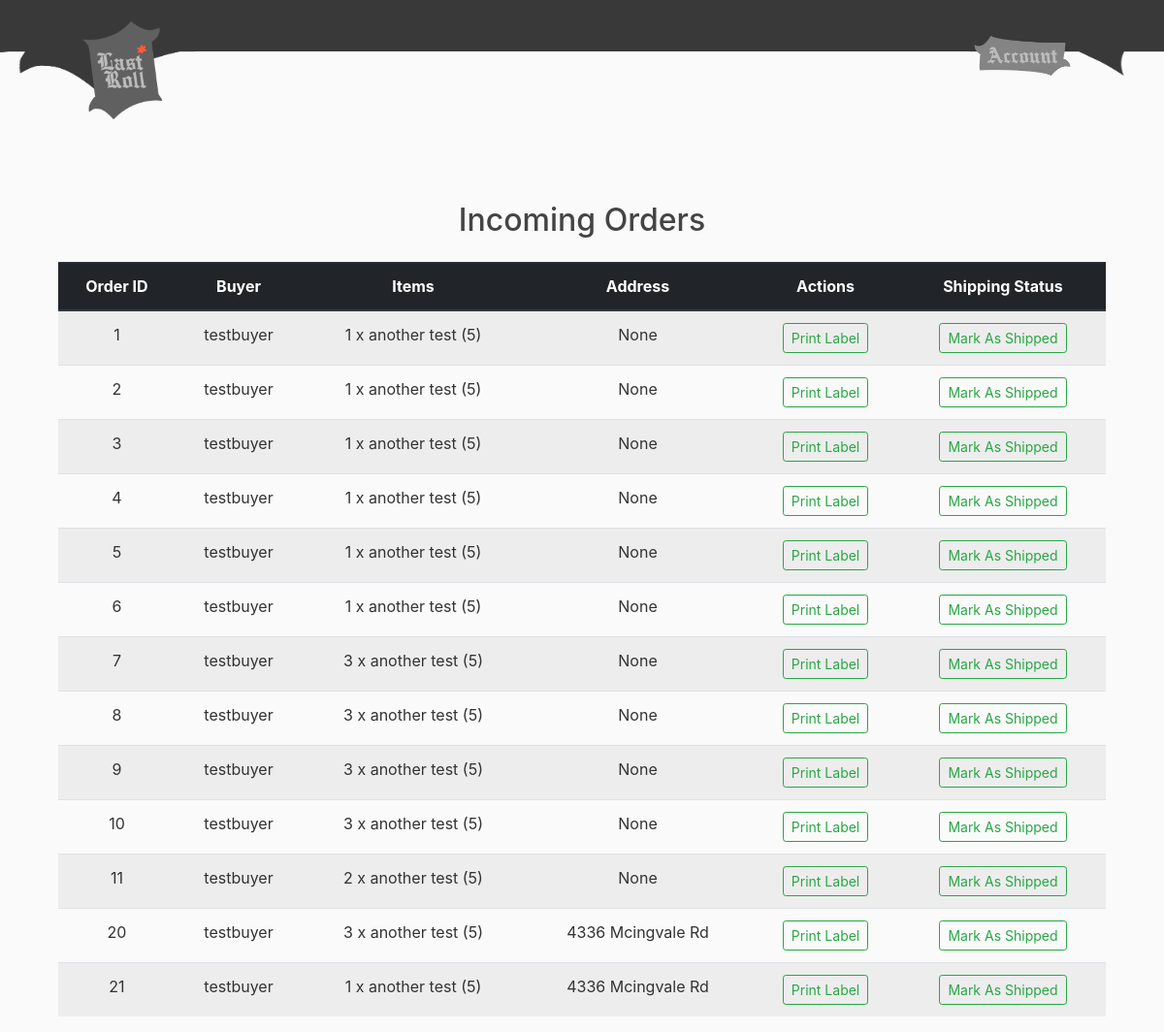
Page /sellermyorders/ (signed in) on the committed database.
### store/models.py (models this page shows, shortened)
class Product(models.Model):
    seller = models.ForeignKey(Seller, on_delete=models.CASCADE)
    name = models.CharField(max_length=100)
    description = models.TextField(blank=True)
    price = models.DecimalField(max_digits=8, decimal_places=2)
    stock = models.PositiveIntegerField(default=0)
    image = models.ImageField(upload_to='product_images/', blank=True)
    created_at = models.DateTimeField(default=timezone.now)
    status = models.IntegerField(default=0)
    is_reported = models.BooleanField(default=False)
    report_confirmed = models.BooleanField(default=False)

class Order(models.Model):
    buyer = models.ForeignKey(Buyer, on_delete=models.CASCADE)
    created_at = models.DateTimeField(default=timezone.now)
    address = models.CharField(max_length=100, blank=True, null=True)
    payment = models.CharField(max_length=50, blank=True, null=True)
    total = models.DecimalField(max_digits=10, decimal_places=2, default=0)

### shop/views.py (the view)
# urls.py: path('sellermyorders/', views.sellermyorders, name='shop-sellermyorders'),
@login_required
def sellermyorders(request):
    profile = request.user.profile
    if profile.role != profile.ROLE_SELLER:
        return HttpResponseForbidden("You do not have permission to view this page.")
    context = {
        'orders': [
            {'id': 1001, 'buyer': 'JohnDoe', 'items': [
                {'name': 'Item A', 'quantity': 2, 'id': 1},
                {'name': 'Item B', 'quantity': 1, 'id': 2},
            ], 'address': '123 Some Rd', 'is_shipped': False},
            {'id': 1002, 'buyer': 'JaneDoe', 'items': [
                {'name': 'Item A', 'quantity': 5, 'id': 1},
                {'name': 'Item B', 'quantity': 2, 'id': 2},
            ], 'address': '124 Some Rd', 'is_shipped': True}
        ]
    }
    seller_listings = Product.objects.filter(seller__user=profile.user)
    order_items = OrderItem.objects.filter(product__in=seller_listings).select_related('order', 'product')
    orders_dict = {}
    for item in order_items:
        order = item.order
        if order.id not in orders_dict:
            orders_dict[order.id] = {
                'id': order.id,
                'buyer': order.buyer.user.username,
                'address': order.address,
                'items': [],
                'is_shipped': False
            }
        if(item.is_shipped):
            orders_dict[order.id]['is_shipped'] = True
        orders_dict[order.id]['items'].append({
            'name': item.product.name,
            'quantity': item.quantity,
            'id': item.product.id
        })
    context = {
        'orders': list(orders_dict.values()),
        'seller_id': request.user.seller.pk
    }
    return render(request, 'shop/sellermyorders.html', context)

### shop/templates/shop/sellermyorders.html (shortened to what this page needs)
{% extends "shop/base.html" %}
{% block content %}
<div class="container mt-5">
  <h2 class="text-center mb-4">Incoming Orders</h2>
  <table class="table table-striped text-center shadow-sm">
    <thead class="thead-dark">
      <tr>
        <th>Order ID</th>
        <th>Buyer</th>
        <th>Items</th>
        <th>Address</th>
        <th>Actions</th>
        <th>Shipping Status</th>
      </tr>
    </thead>
    <tbody>
      {% for order in orders %}
      <tr>
        <td>{{ order.id }}</td>
        <td>{{ order.buyer }}</td>
        <td>
          {% for item in order.items %}
            {{ item.quantity }} x {{ item.name }} ({{ item.id }})
            <br>
          {% endfor %}
        </td>
        <td>{{ order.address }}</td>
        <td><a href="#" class="btn btn-sm btn-outline-success">Print Label</a></td>
        {% if order.is_shipped %}
          <td>Shipped</td>
        {% else %}
            <td>
              <form action="{% url 'mark_as_shipped' order.id seller_id %}" method="post" style="display:inline;">
              <button class="btn btn-sm btn-outline-success" type="submit">Mark As Shipped</button>
              </form>
            </td>
        {% endif %}
      </tr>
      {% endfor %}
    </tbody>
  </table>
</div>
{% endblock %}

### shop/static/shop/main.css (style rules this page uses)
body { background: #fafafa; color: #333333; margin-top: 5rem; }
h1, h2, h3, h4, h5, h6 { color: #444444; }

### rows in the picture
Product: name "another test" "another test" "another test" "another test" "another test" "another test" "another test" "another test" "another test" "another test" "another test" "another test" "another test"
Order: address "4336 Mcingvale Rd"
Order: address "4336 Mcingvale Rd"

### other values in the picture
{{ order.id }} "1" "2" "3" "4" "5" "6" "7" "8" "9" "10" "11" "20" "21"
{{ order.buyer }} "testbuyer" "testbuyer" "testbuyer" "testbuyer" "testbuyer" "testbuyer" "testbuyer" "testbuyer" "testbuyer" "testbuyer" "testbuyer" "testbuyer" "testbuyer"
{{ item.quantity }} "1" "1" "1" "1" "1" "1" "3" "3" "3" "3" "2" "3" "1"
{{ item.id }} "5" "5" "5" "5" "5" "5" "5" "5" "5" "5" "5" "5" "5"
{{ order.address }} "None" "None" "None" "None" "None" "None" "None" "None" "None" "None" "None"
